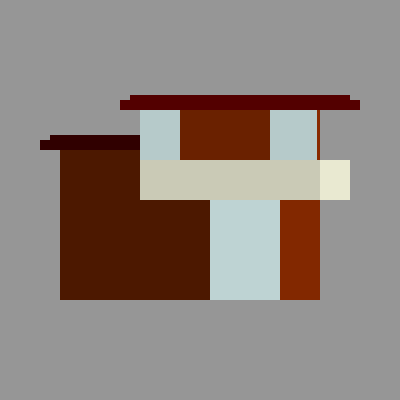
Frame 1 (no input)
Frame 60 (no input): identical to frame 1, image omitted
Frame 120 (the mouse pressed at the canvas centre since frame 60): identical to frame 1, image omitted

The p5.js sketch that drew this single still picture (run headless with seeded random() and noise() and a simulated clock; from frame 60 on, the mouse is pressed at the canvas centre):

// p5.js sketch
// ── sketch.js
/*
Project 11 - 3D
Author: Chenyi Wang
Date: 11/17/2022


*/

// Rotate shape around the z-axis
var rotateZ3D = function (theta, nodes) {
  var sinTheta = sin(theta);
  var cosTheta = cos(theta);
  for (var n = 0; n < nodes.length; n++) {
    var node = nodes[n];
    var x = node[0];
    var y = node[1];
    node[0] = x * cosTheta - y * sinTheta;
    node[1] = y * cosTheta + x * sinTheta;
  }
};
// Rotate shape around the y-axis
var rotateY3D = function (theta, nodes) {
  var sinTheta = sin(theta);
  var cosTheta = cos(theta);
  for (var n = 0; n < nodes.length; n++) {
    var node = nodes[n];
    var x = node[0];
    var z = node[2];
    node[0] = x * cosTheta - z * sinTheta;
    node[2] = z * cosTheta + x * sinTheta;
  }
};
// Rotate shape around the x-axis
var rotateX3D = function (theta, nodes) {
  var sinTheta = sin(theta);
  var cosTheta = cos(theta);
  for (var n = 0; n < nodes.length; n++) {
    var node = nodes[n];
    var y = node[1];
    var z = node[2];
    node[1] = y * cosTheta - z * sinTheta;
    node[2] = z * cosTheta + y * sinTheta;
  }
};

mouseDragged = function () {
  var dx = mouseX - pmouseX;
  var dy = mouseY - pmouseY;
  for (var shapeNum = 0; shapeNum < shapes.length; shapeNum++) {
    var nodes = shapes[shapeNum].nodes;
    rotateY3D(dx, nodes);
    rotateX3D(dy, nodes);
  }
};

var createCuboid = function (x, y, z, w, h, d) {
  var nodes = [
    [x, y, z], [x, y, z + d], [x, y + h, z],
    [x, y + h, z + d], [x + w, y, z], [x + w, y, z + d],
    [x + w, y + h, z], [x + w, y + h, z + d],
  ];
  var edges = [
    [0, 1], [1, 3], [3, 2], [2, 0], [4, 5], [5, 7], 
    [7, 6], [6, 4], [0, 4], [1, 5], [2, 6], [3, 7],
  ];
  var faces = [
    [0, 1, 3, 2], [4, 6, 7, 5], [0, 2, 6, 4],
    [1, 5, 7, 3], [2, 3, 7, 6], [0, 4, 5, 1],
  ];
  return { nodes: nodes, edges: edges, faces: faces };
};

var shape1, shape2, shape3;
var shapes = [];
var color1, color2, color3, color4;

var setShapes = function () {
  // main
  shape1 = createCuboid(-140, -50, -70, 150, 150, 150);
  shape2 = createCuboid(10, 0, -70, 70, 100, 150);
  shape3 = createCuboid(80, 0, -30, 40, 100, 110);
  // loft
  shape4 = createCuboid(-60, -90, -150, 180, 50, 230);
  shape5 = createCuboid(-20, -90, -150, 90, 50, 3);
  shape6 = createCuboid(117, -90, -70, 3, 50, 40);
  shape7 = createCuboid(-60, -40, -150, 180, 40, 120);
  shape8 = createCuboid(10, -40, -30, 140, 40, 140);
  // roof
  shape9 = createCuboid(-80, -100, -170, 220, 10, 100);
  shape10 = createCuboid(-80, -100, -70, 240, 10, 190);
  shape11 = createCuboid(-70, -105, -160, 200, 5, 90);
  shape12 = createCuboid(-70, -105, -70, 220, 5, 180);
  shape13 = createCuboid(-160, -60, -90, 100, 10, 190);
  shape14 = createCuboid(-150, -65, -80, 90, 5, 170);

  shapes = [shape1, shape2, shape3, shape4, shape5, shape6,
          shape7, shape8, shape9, shape10, shape11, shape12, 
          shape13, shape14];
};

var drawEdges = function () {
  var nodes, edges;
  stroke(0);
  for (var shapeNum = 0; shapeNum < shapes.length; shapeNum++) {
    nodes = shapes[shapeNum].nodes;
    edges = shapes[shapeNum].edges;
    for (var e = 0; e < edges.length; e++) {
      var n0 = edges[e][0];
      var n1 = edges[e][1];
      var node0 = nodes[n0];
      var node1 = nodes[n1];
      line(node0[0], node0[1], node1[0], node1[1]);
    }
  }
};

var colorShape = function(c, nodes, faces) {
  fill(c);
  for (let i = 0; i < faces.length; i++) {
    let n0 = nodes[faces[i][0]];
    let n1 = nodes[faces[i][1]];
    let n2 = nodes[faces[i][2]];
    let n3 = nodes[faces[i][3]];
    if ((n0[2] + n2[2]) / 2 <= 0) {
      // check z component of the face midpoint;
      // shading percentage in terms of x component
      let sp = ((n0[0] + n2[0]) / 2 + 100) / 200;
      sp = (sp + 1) / 2; // rescale from [0, 1] to [0.5, 1]
      let r = red(c) * sp;
      let g = green(c) * sp;
      let b = blue(c) * sp;
      fill(r, g, b);
      quad(n0[0], n0[1], n1[0], n1[1], n2[0], n2[1], n3[0], n3[1]);
    }
  }
};

var colorFaces = function () {
  var nodes, edges, faces, aVec, bVec, cVec, dir;
  let shapesCopy = [...shapes];
  let orderedShapes = [];
  noStroke();
  let zs = [];
  for (let i = 0; i < shapes.length; i++) {
    nodes = shapes[i].nodes;
    zs[i] = (nodes[0][2] + nodes[7][2]) / 2;
  }
  let index, maxVal;
  while (zs.length) {
    index = 0;
    maxVal = zs[0];
    for (let i = 1; i < zs.length; i++) {
      if (zs[i] > maxVal) {
        index = i;
        maxVal = zs[i];
      }
    }
    orderedShapes.push(shapesCopy[index]);
    shapesCopy.splice(index, 1);
    zs.splice(index, 1);
  }
  for (var shapeNum = 0; shapeNum < orderedShapes.length; shapeNum++) {
    nodes = orderedShapes[shapeNum].nodes;
    //edges = orderedShapes[shapeNum].edges;
    faces = orderedShapes[shapeNum].faces;

    switch (orderedShapes[shapeNum]) {
      case shape1:
        colorShape(color1, nodes, faces);
        break;
      case shape2:
        colorShape(color4, nodes, faces);
        break;
      case shape3:
        colorShape(color1, nodes, faces);
        break;
      case shape4:
        colorShape(color4, nodes, faces);
        break;
      case shape5:
        colorShape(color1, nodes, faces);
        break;
      case shape6:
        colorShape(color1, nodes, faces);
        break;
      case shape7:
        colorShape(color3, nodes, faces);
        break;
      case shape8:
        colorShape(color3, nodes, faces);
        break;
      case shape9:
        colorShape(color2, nodes, faces);
        break;
      case shape10:
        colorShape(color2, nodes, faces);
        break;
      case shape11:
        colorShape(color2, nodes, faces);
        break;
      case shape12:
        colorShape(color2, nodes, faces);
        break;
      case shape13:
        colorShape(color2, nodes, faces);
        break;
      case shape14:
        colorShape(color2, nodes, faces);
        break;
    }


    /* for (var f = 0; f < faces.length; f++) {
      aVec = createVector(
        nodes[faces[f][0]][0],
        nodes[faces[f][0]][1],
        nodes[faces[f][0]][2]
      );
      bVec = createVector(
        nodes[faces[f][1]][0],
        nodes[faces[f][1]][1],
        nodes[faces[f][1]][2]
      );
      cVec = createVector(
        nodes[faces[f][2]][0],
        nodes[faces[f][2]][1],
        nodes[faces[f][2]][2]
      );
      dir = p5.Vector.cross(
        p5.Vector.sub(cVec, aVec),
        p5.Vector.sub(bVec, aVec)
      );
      if (dir.z > 0 && (shapeNum != 1 || f > 1)) {
        fill([
          (f % 2) * 255,
          (round(f / 2) % 2) * 255,
          (round(f / 4) % 2) * 255,
        ]);
        beginShape();
        for (let i = 0; i < faces[f].length; i++) {
          let point = nodes[faces[f][i]];
          vertex(point[0], point[1]);
        }
        endShape();
      }
    } */

  }
}

// the mouse click toggles between wire-frame mode and face-colored mode.

function setup() {
  createCanvas(400, 400);
  angleMode(DEGREES);
  setShapes();
  color1 = color(130, 40, 0); // brown (main)
  color2 = color(100, 0, 0);  // dark red (roof)
  color3 = color(245, 245, 220); // beige (loft)
  color4 = color(220, 245, 245); // light blue (windows)
}

function draw() {
  background(150);

  push();
  translate(200, 200);
  //drawEdges();
  colorFaces();
  pop();
}
